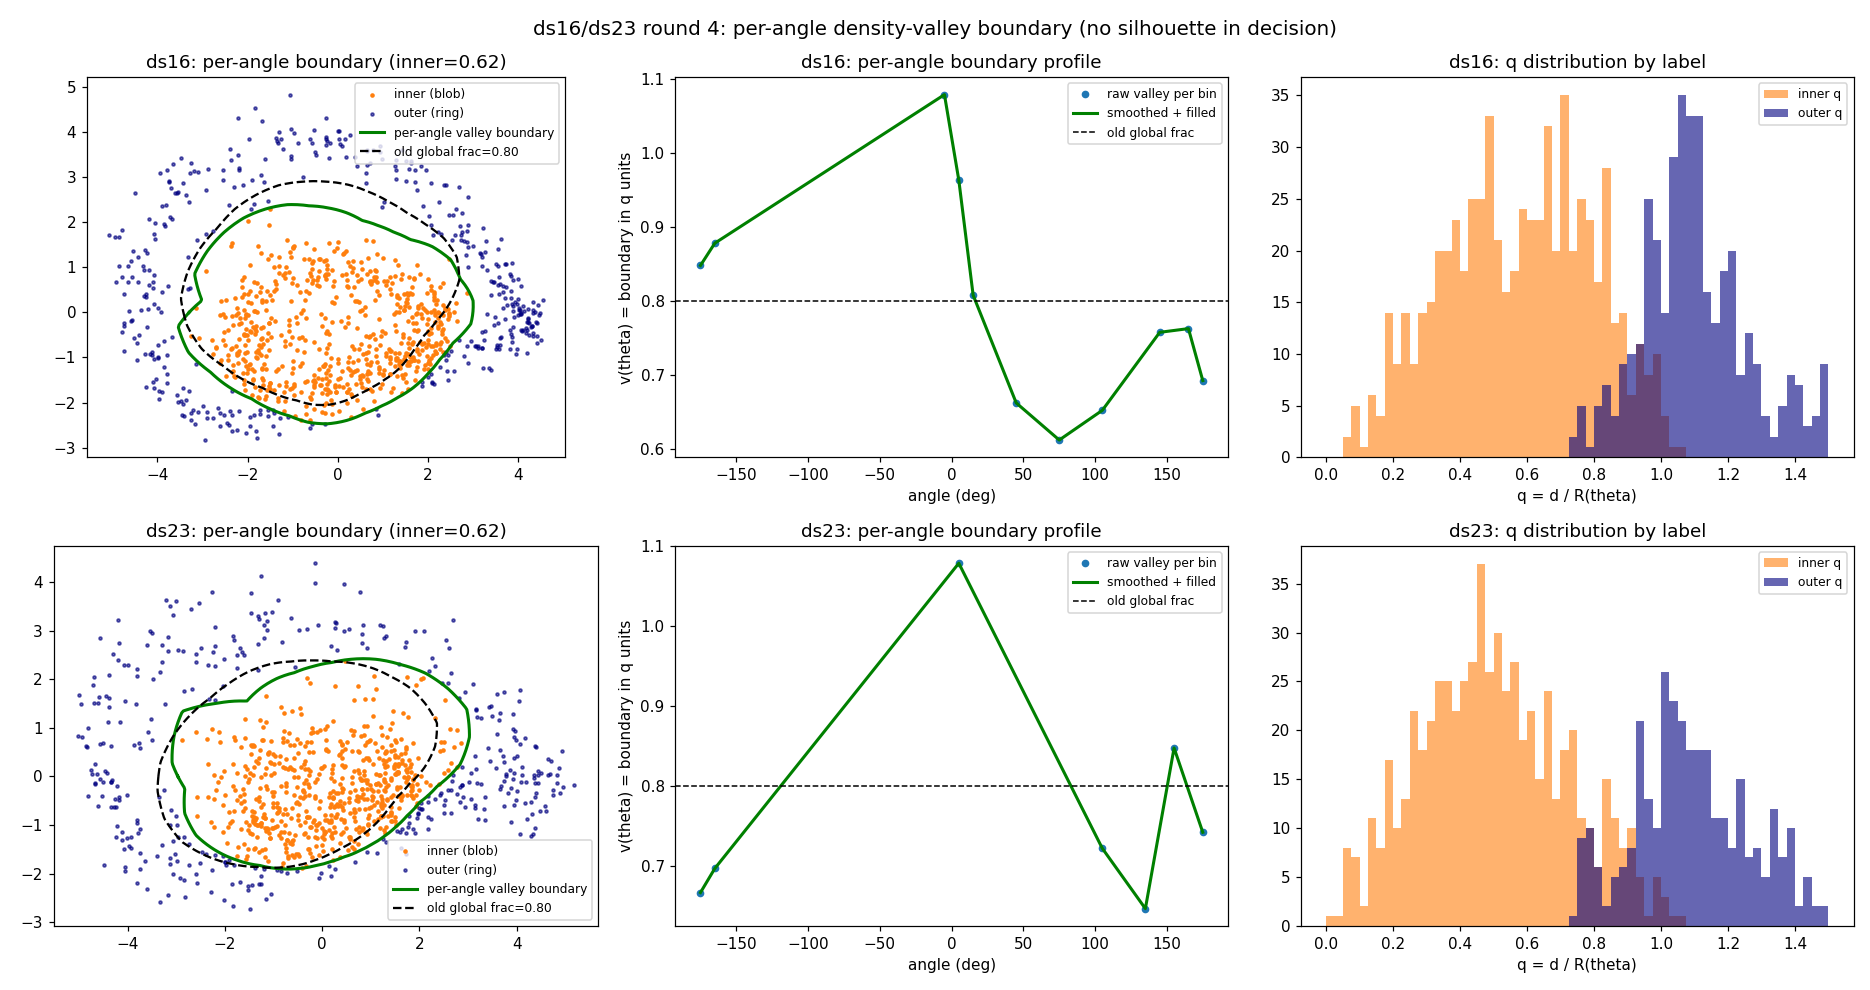

This chart was generated by the following Python code:
"""ds16/ds23 round 4: per-angle boundary at the density valley.

A global scalar frac cannot be right everywhere: the central blob is wide and
elliptical, so its edge sits at different q = d/R(theta) in different directions.
The Bayes-optimal inner/outer cut (under the blob+ring generative model) is where
the two densities cross, i.e. the per-angle density valley. We estimate it with a
1D KDE of q inside each 10-degree angle bin, smooth it circularly, fill bins
without a clean two-peak structure by interpolation, and label inner iff
q < v_local(theta).

Validation (no silhouette in the decision):
  - bootstrap ARI stability of the whole procedure (70% resamples),
  - anchor checks (deep-blob points must be inner, deep-ring outer),
  - comparison vs the old global frac=0.80 and the round-3 scalar picks.
"""
import sys
sys.path.insert(0, "old_solutions/my_solution6")
import numpy as np
import matplotlib
matplotlib.use("Agg")
import matplotlib.pyplot as plt
from scipy.stats import gaussian_kde
from sklearn.decomposition import PCA
from sklearn.metrics import adjusted_rand_score
from sklearn.neighbors import NearestNeighbors
from sklearn.preprocessing import StandardScaler
import solution as v6

rng = np.random.default_rng(42)
NB = 36


def radius_profile(p2, nb=NB):
    """Per-angle ring centerline R(theta): median radius of the outer shell,
    circularly smoothed. Returns c, theta-centers, R."""
    c0 = p2.mean(0)
    d0 = np.linalg.norm(p2 - c0, axis=1)
    outer = d0 >= np.quantile(d0, 0.45)
    ang = np.arctan2(p2[:, 1] - c0[1], p2[:, 0] - c0[0])
    edges = np.linspace(-np.pi, np.pi, nb + 1)
    Rb = np.full(nb, np.nan)
    for i, (e, f) in enumerate(zip(edges[:-1], edges[1:])):
        m = (ang >= e) & (ang < f) & outer
        if m.any():
            Rb[i] = np.median(d0[m])
    for i in range(nb):
        if np.isnan(Rb[i]):
            j = (i + 1) % nb
            while np.isnan(Rb[j]):
                j = (j + 1) % nb
            Rb[i] = Rb[j]
    k = np.array([1, 2, 3, 2, 1], float); k /= k.sum()
    sm = np.array([sum(k[j] * Rb[(i - j) % nb] for j in range(5)) for i in range(nb)])
    th = (edges[:-1] + edges[1:]) / 2
    return c0, th, sm


def q_of(p2, c, th, R):
    d0 = np.linalg.norm(p2 - c, axis=1)
    a = (np.arctan2(p2[:, 1] - c[1], p2[:, 0] - c[0]) + np.pi) % (2 * np.pi) - np.pi
    t_ext = np.concatenate([th - 2 * np.pi, th, th + 2 * np.pi])
    R_ext = np.concatenate([R, R, R])
    return d0 / np.interp(a, t_ext, R_ext)


def per_angle_valley(p2, c, th, R, grid=None):
    """Per-bin density valley between the blob peak (q<0.8) and ring peak
    (q>0.85). Returns (v_per_bin [may contain NaN], grid)."""
    if grid is None:
        grid = np.linspace(0, 1.5, 300)
    q = q_of(p2, c, th, R)
    ang = (np.arctan2(p2[:, 1] - c[1], p2[:, 0] - c[0]) + np.pi) % (2 * np.pi) - np.pi
    edges = np.linspace(-np.pi, np.pi, NB + 1)
    v = np.full(NB, np.nan)
    for i, (e, f) in enumerate(zip(edges[:-1], edges[1:])):
        qs = q[(ang >= e) & (ang < f)]
        if len(qs) < 15:
            continue
        dens = gaussian_kde(qs)(grid)
        ib = grid.searchsorted(0.8)
        ir = grid.searchsorted(0.85)
        pb, pr = dens[:ib].max(), dens[ir:].max()
        if pb <= 0 or pr <= 0:
            continue
        bi, ri = int(np.argmax(dens[:ib])), ir + int(np.argmax(dens[ir:]))
        if ri <= bi:
            continue
        seg = dens[bi:ri + 1]
        jv = bi + int(np.argmin(seg))
        if dens[jv] < 0.8 * min(dens[bi], dens[ri]):   # a real dip, not a plateau
            v[i] = grid[jv]
    return v, grid


def smooth_fill(v, nb=NB):
    """Circular smoothing of valid bins + interpolation fill of the rest."""
    out = np.array(v, float)
    good = ~np.isnan(out)
    k = np.array([1, 2, 3, 2, 1], float); k /= k.sum()
    if good.sum() >= 4:
        gg = out[good]
        sm = np.full(nb, np.nan)
        for i in range(nb):
            if good[i]:
                sm[i] = sum(k[j] * out[(i - j) % nb] for j in range(5)) \
                    if all(good[(i - j) % nb] for j in range(5)) else out[i]
        # interpolate NaN bins from the smoothed good ones (circular)
        idx = np.arange(nb)
        gi = idx[good]
        # unwrap circularly: work on an extended axis
        ext_i = np.concatenate([gi - nb, gi, gi + nb])
        ext_v = np.concatenate([sm[gi % nb], sm[gi], sm[gi % nb]])
        for j in range(nb):
            if not good[j]:
                out[j] = float(np.interp(j, ext_i, ext_v))
    elif good.any():
        out.fill(float(out[good].mean()))
    else:
        out.fill(0.85)
    return out


def labels_per_angle(p2, c, th, R, v):
    q = q_of(p2, c, th, R)
    ang = (np.arctan2(p2[:, 1] - c[1], p2[:, 0] - c[0]) + np.pi) % (2 * np.pi) - np.pi
    t_ext = np.concatenate([th - 2 * np.pi, th, th + 2 * np.pi])
    v_ext = np.concatenate([v, v, v])
    vloc = np.interp(ang, t_ext, v_ext)
    return (q < vloc).astype(int), q


def fit_labels(p2):
    c, th, R = radius_profile(p2)
    v_raw, grid = per_angle_valley(p2, c, th, R)
    v = smooth_fill(v_raw)
    lab, q = labels_per_angle(p2, c, th, R, v)
    return lab, q, v_raw, v


def bootstrap_ari(fit, p2, n_boot=30, frac=0.7):
    n = len(p2)
    full = fit(p2)[0]
    vals = []
    for _ in range(n_boot):
        idx = rng.choice(n, size=int(frac * n), replace=False)
        sub = p2[idx]
        # extend subsample boundary to the full set
        c_s, th_s, R_s = radius_profile(sub)
        _, _, v_raw_s, v_s = fit(sub)
        lab_full_ext, _ = labels_per_angle(p2, c_s, th_s, R_s, v_s)
        vals.append(adjusted_rand_score(full, lab_full_ext))
    return float(np.mean(vals)), float(np.std(vals))


datas = {}
for ds in ("ds16", "ds23"):
    X = v6._clean(v6.load_ds(ds)) if hasattr(v6, "load_ds") else None
# load via the same path as other dev scripts
import pandas as pd
tab = pd.read_csv("public_data/train.csv")
_cols = ["dataset_id"] + (["id"] if "id" in tab.columns else [])
datas = {k: tab[tab.dataset_id == k].drop(columns=_cols).values for k in ("ds16", "ds23")}

res = {}
for ds in ("ds16", "ds23"):
    Xc = v6._clean(datas[ds])
    sc = StandardScaler().fit_transform(Xc)
    p2 = PCA(n_components=2, random_state=42).fit_transform(sc)
    lab, q, v_raw, v = fit_labels(p2)
    ari, sd = bootstrap_ari(fit_labels, p2, n_boot=30)
    frac = float(lab.mean())
    # anchors (frac-independent definitions)
    deep_blob = q < 0.6
    deep_ring = q >= 0.95
    e_blob = 1 - lab[deep_blob].mean() if deep_blob.any() else float("nan")
    e_ring = lab[deep_ring].mean() if deep_ring.any() else float("nan")
    # comparison vs global fracs
    ari_vs_old = adjusted_rand_score(lab, (q < 0.80).astype(int))
    print(f"== {ds} n={len(p2)} inner_frac={frac:.3f}  bootstrap ARI={ari:.3f}(+/-{sd:.3f})")
    print(f"   deep-blob(<0.6) mislabeled outer: {e_blob:.1%} ({int(deep_blob.sum())} pts)")
    print(f"   deep-ring(>=0.95) mislabeled inner: {e_ring:.1%} ({int(deep_ring.sum())} pts)")
    print(f"   ARI vs old global frac=0.80: {ari_vs_old:.3f}")
    print(f"   valley bins ok: {int((~np.isnan(v_raw)).sum())}/{NB}, raw median={np.nanmedian(v_raw):.3f}")
    res[ds] = dict(p2=p2, lab=lab, q=q, v_raw=v_raw, v=v,
                   c=None)

# figure: labels + valley profile vs old boundary
fig, axes = plt.subplots(2, 3, figsize=(17, 9))
for r, ds in enumerate(("ds16", "ds23")):
    d = res[ds]
    p2, lab, q, v_raw, v = d["p2"], d["lab"], d["q"], d["v_raw"], d["v"]
    c0 = p2.mean(0)
    a = axes[r][0]
    a.scatter(p2[lab == 1, 0], p2[lab == 1, 1], s=4, c="tab:orange", label="inner (blob)")
    a.scatter(p2[lab == 0, 0], p2[lab == 0, 1], s=4, c="navy", alpha=0.6, label="outer (ring)")
    th_f = np.linspace(-np.pi, np.pi, 400)
    c, th_c, R_c = radius_profile(p2)

    def circ(t, vals):
        t_ext = np.concatenate([th_c - 2 * np.pi, th_c, th_c + 2 * np.pi])
        return np.interp(t, t_ext, np.concatenate([vals, vals, vals]))

    # boundary in data coords: d = v(theta) * R(theta)
    bb = circ(th_f, v) * circ(th_f, R_c)
    a.plot(c0[0] + bb * np.cos(th_f), c0[1] + bb * np.sin(th_f), "g-", lw=2,
           label="per-angle valley boundary")
    ob = 0.80 * circ(th_f, R_c)
    a.plot(c0[0] + ob * np.cos(th_f), c0[1] + ob * np.sin(th_f), "k--", lw=1.5,
           label="old global frac=0.80")
    a.set_title(f"{ds}: per-angle boundary (inner={lab.mean():.2f})")
    a.legend(fontsize=8); a.set_aspect("equal")

    a = axes[r][1]
    edges = np.linspace(-np.pi, np.pi, NB + 1)
    mid = (edges[:-1] + edges[1:]) / 2
    a.plot(np.degrees(mid), v_raw, "o", ms=4, label="raw valley per bin")
    a.plot(np.degrees(mid), [v[i] for i in range(NB)], "g-", lw=2, label="smoothed + filled")
    a.axhline(0.80, color="k", ls="--", lw=1, label="old global frac")
    a.set_xlabel("angle (deg)"); a.set_ylabel("v(theta) = boundary in q units")
    a.set_title(f"{ds}: per-angle boundary profile")
    a.legend(fontsize=8)

    a = axes[r][2]
    a.hist(q[lab == 1], bins=60, alpha=0.6, color="tab:orange", label="inner q", range=(0, 1.5))
    a.hist(q[lab == 0], bins=60, alpha=0.6, color="navy", label="outer q", range=(0, 1.5))
    a.set_xlabel("q = d / R(theta)")
    a.set_title(f"{ds}: q distribution by label")
    a.legend(fontsize=8)
fig.suptitle("ds16/ds23 round 4: per-angle density-valley boundary (no silhouette in decision)",
             fontsize=13)
plt.tight_layout()
plt.savefig("dev/v6/ring_radius_tune4.png", dpi=110)
print("saved dev/v6/ring_radius_tune4.png")
